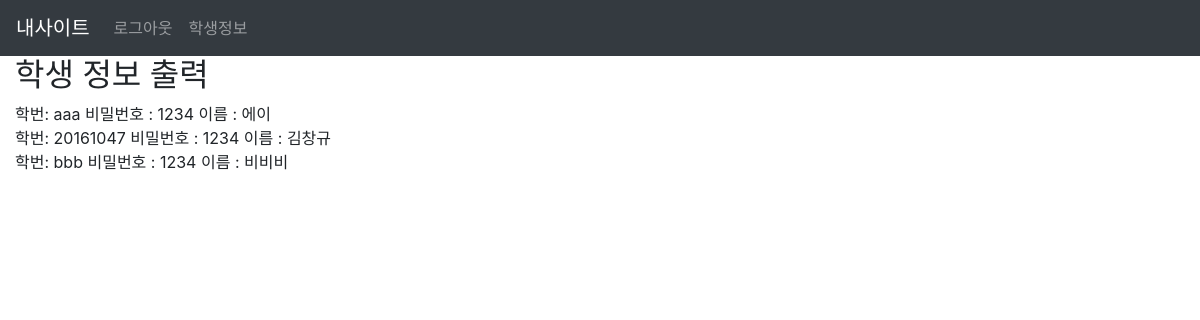
Before: /getinfo (signed in) with the older database file.
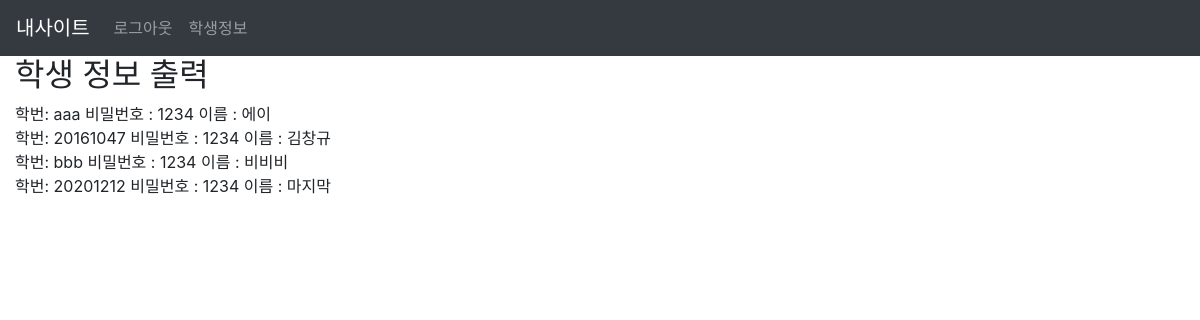
After: the same page with the newer database file.
### tables this page shows
CREATE TABLE "users" (
                "id"    varchar(50),
                "pw"    varchar(50),
                "name"  varchar(50),
                PRIMARY KEY ("id")
            );

### app.py (the view)
@app.route('/getinfo')
def getinfo():
    if 'user' in session:
        ret = dbdb.select_all()
        return render_template('getinfo.html', data=ret)
    return redirect(url_for('login'))

### dbdb.py (called while the page is built)
def dbcon():
    return sqlite3.connect('mydb.db')

def select_all():
    ret = list()
    try:
        db = dbcon()
        c = db.cursor()
        c.execute('SELECT * FROM users')
        ret = c.fetchall()
    except Exception as e:
        print('db error:', e)
    finally:
        db.cursor()
    return ret

### templates/getinfo.html (shortened to what this page needs)
{% extends "layout.html" %}
{% block head %}
    {{ super() }}
{% endblock %}
{% block content %}
<h2>학생 정보 출력</h2>
{% for i in data %}
    학번: {{ i[0] }} 비밀번호 : {{ i[1] }} 이름 : {{i[2]}}<br>
{% endfor %}
{% endblock %}

### templates/layout.html (shortened to what this page needs)
<!DOCTYPE html>
<html>
    <head>
        {% block head %}
        <link rel="stylesheet" href="https://maxcdn.bootstrapcdn.com/bootstrap/4.5.0/css/bootstrap.min.css">
        {% endblock %}
    </head>
    <body>
        <nav class="navbar navbar-expand-sm bg-dark navbar-dark">
             <a class="navbar-brand" href="/">내사이트</a>
            <ul class="navbar-nav">
                <li class="nav-item">
                    {% if 'user' in session %}
                    <a class="nav-link" href="{{ url_for('logout') }}">로그아웃</a>
                    {% else %}
                    <a class="nav-link" href="{{ url_for('login') }}">로그인</a>
                    {% endif %}
                </li>
                <li class="nav-item">
                    <a class="nav-link" href="{{ url_for('getinfo') }}">학생정보</a>
                </li>
            </ul>
        </nav>
        <div class="container-fluid">
            <div id="content">{% block content %}{% endblock %}</div>
        </div>
    </body>
</html>

Changed rows visible on the page:
added users: id "20201212", pw "1234", name "마지막"
